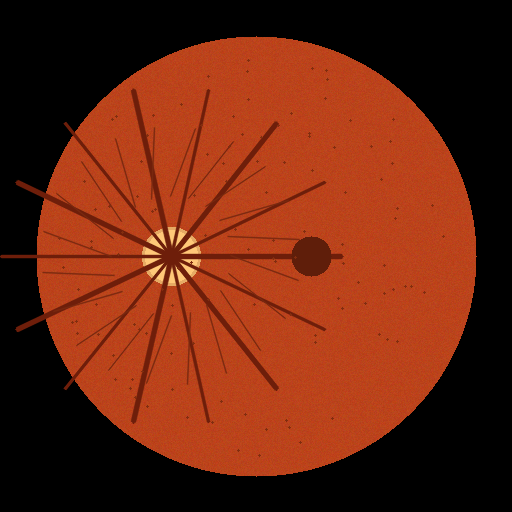
%> input picture good_retina_image.png, 512 x 512 px
$ octave --eval "result = extract_retinal_mask(imread('../good_retina_image.png'));"   (GNU Octave 9; MATLAB toolbox functions it lacks are replaced by stand-ins)
%> lines starting %> are read from the running program, lines starting %| are printed output that depends on the picture; in (x1, y1, x2, y2) boxes, pixels count from 0 and x2, y2 are one past the last pixel; in counts of white or black regions, pixels touching at a corner belong together; the program's own positions count from 1
function [mask, coverage, circularity, aspectRatio] = extract_retinal_mask(image)
% EXTRACT_RETINAL_MASK Segments the circular retinal Field of View (FOV)
% and computes geometric framing quality metrics.
%
% Syntax:
%   [mask, coverage, circularity, aspectRatio] = extract_retinal_mask(image)
%
% Inputs:
%   image       - RGB color or grayscale retinal fundus image (uint8)
%
% Outputs:
%   mask        - Binary logical mask (HxW) where true indicates retina
%   coverage    - Proportion of image area covered by retina (0.0 to 1.0)
%   circularity - Isoperimetric circularity quotient (4*pi*area / perimeter^2)
%   aspectRatio - Bounding box width / height of retinal aperture

    if ndims(image) == 3
        gray = rgb2gray(image);
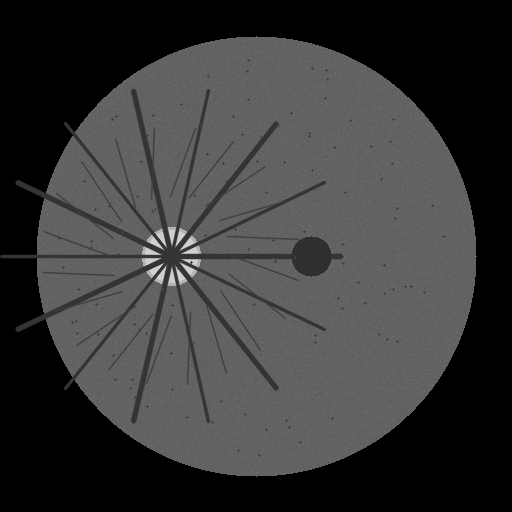
%> gray: size 512x512 uint8; min 0, max 207, mean 55.4
    else
        gray = image;
    end
    [h, w] = size(gray);
%> h = 512; w = 512
    totalArea = double(h * w);
%> totalArea = 262144

    % Threshold camera background aperture (aperture border is near zero)
    binaryThresh = gray > 15;
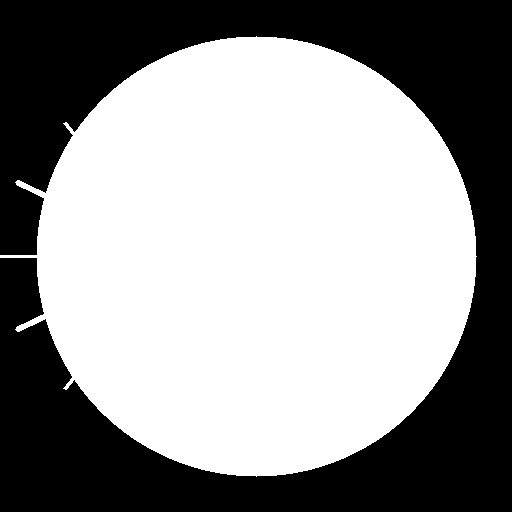
%> binaryThresh: size 512x512 logical; 58.2% white; 1 black region, box (x1, y1, x2, y2) and area: (0, 0, 512, 512) 109560

    % Morphological closing to bridge dark vessel branches and foveal depression
    seClose = strel('disk', 15);
    closed = imclose(binaryThresh, seClose);
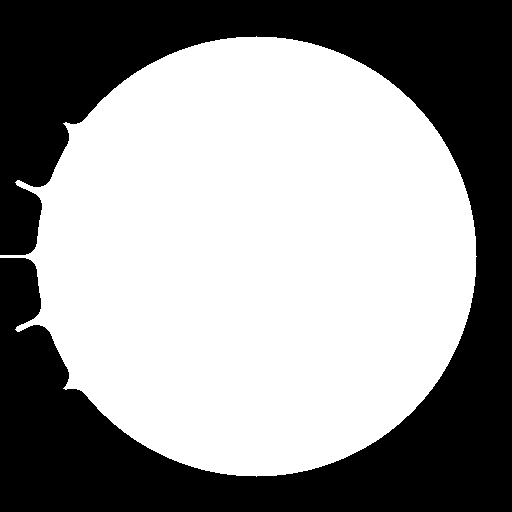
%> closed: size 512x512 logical; 58.4% white; 1 black region

    % Find connected components and extract largest region (retinal disc)
    cc = bwconncomp(closed);
%> cc = 1 connected component
    if cc.NumObjects == 0
        mask = false(h, w);
        coverage = 0.0;
        circularity = 0.0;
        aspectRatio = 0.0;
        return;
    end

    stats = regionprops(cc, 'Area', 'Perimeter', 'BoundingBox', 'PixelIdxList');
%> stats = 1 region; box (x1, y1, x2, y2), Area and Perimeter: (0, 36, 477, 477) 153031 1569.2
    areas = [stats.Area];
%> areas = 153031
    [maxArea, largestIdx] = max(areas);
%> maxArea = 153031; largestIdx = 1

    mask = false(h, w);
    mask(stats(largestIdx).PixelIdxList) = true;
    mask = imfill(mask, 'holes');

    coverage = maxArea / totalArea;
%> coverage = 0.584

    perimeter = stats(largestIdx).Perimeter;
%> perimeter = 1569.2
    if perimeter > 0
        circularity = (4.0 * pi * maxArea) / (perimeter^2);
%> circularity = 0.781
    else
        circularity = 0.0;
    end

    bbox = stats(largestIdx).BoundingBox; % [x, y, width, height]
%> bbox = [0.5 36.5 477 441]
    if bbox(4) > 0
        aspectRatio = bbox(3) / bbox(4);
%> aspectRatio = 1.08
    else
        aspectRatio = 0.0;
    end
end
